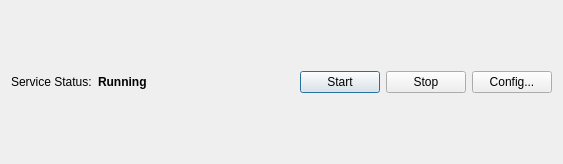
<?xml version="1.0" encoding="UTF-8"?>
<ui version="4.0">
 <class>ServiceDetailDialog</class>
 <widget class="QDialog" name="ServiceDetailDialog">
  <property name="geometry">
   <rect>
    <x>0</x>
    <y>0</y>
    <width>563</width>
    <height>164</height>
   </rect>
  </property>
  <property name="windowTitle">
   <string>Dialog</string>
  </property>
  <layout class="QGridLayout" name="gridLayout">
   <item row="0" column="0">
    <layout class="QHBoxLayout" name="horizontalLayout">
     <item>
      <widget class="QLabel" name="label">
       <property name="text">
        <string>Service Status:</string>
       </property>
      </widget>
     </item>
     <item>
      <widget class="QLabel" name="m_lblServiceStatus">
       <property name="font">
        <font>
         <weight>75</weight>
         <bold>true</bold>
        </font>
       </property>
       <property name="text">
        <string>Running</string>
       </property>
      </widget>
     </item>
     <item>
      <spacer name="horizontalSpacer">
       <property name="orientation">
        <enum>Qt::Horizontal</enum>
       </property>
       <property name="sizeHint" stdset="0">
        <size>
         <width>40</width>
         <height>20</height>
        </size>
       </property>
      </spacer>
     </item>
     <item>
      <widget class="QPushButton" name="m_btnStart">
       <property name="text">
        <string>Start</string>
       </property>
      </widget>
     </item>
     <item>
      <widget class="QPushButton" name="m_btnStop">
       <property name="text">
        <string>Stop</string>
       </property>
      </widget>
     </item>
     <item>
      <widget class="QPushButton" name="m_btnConfig">
       <property name="text">
        <string>Config...</string>
       </property>
      </widget>
     </item>
    </layout>
   </item>
  </layout>
 </widget>
 <resources/>
 <connections/>
</ui>
